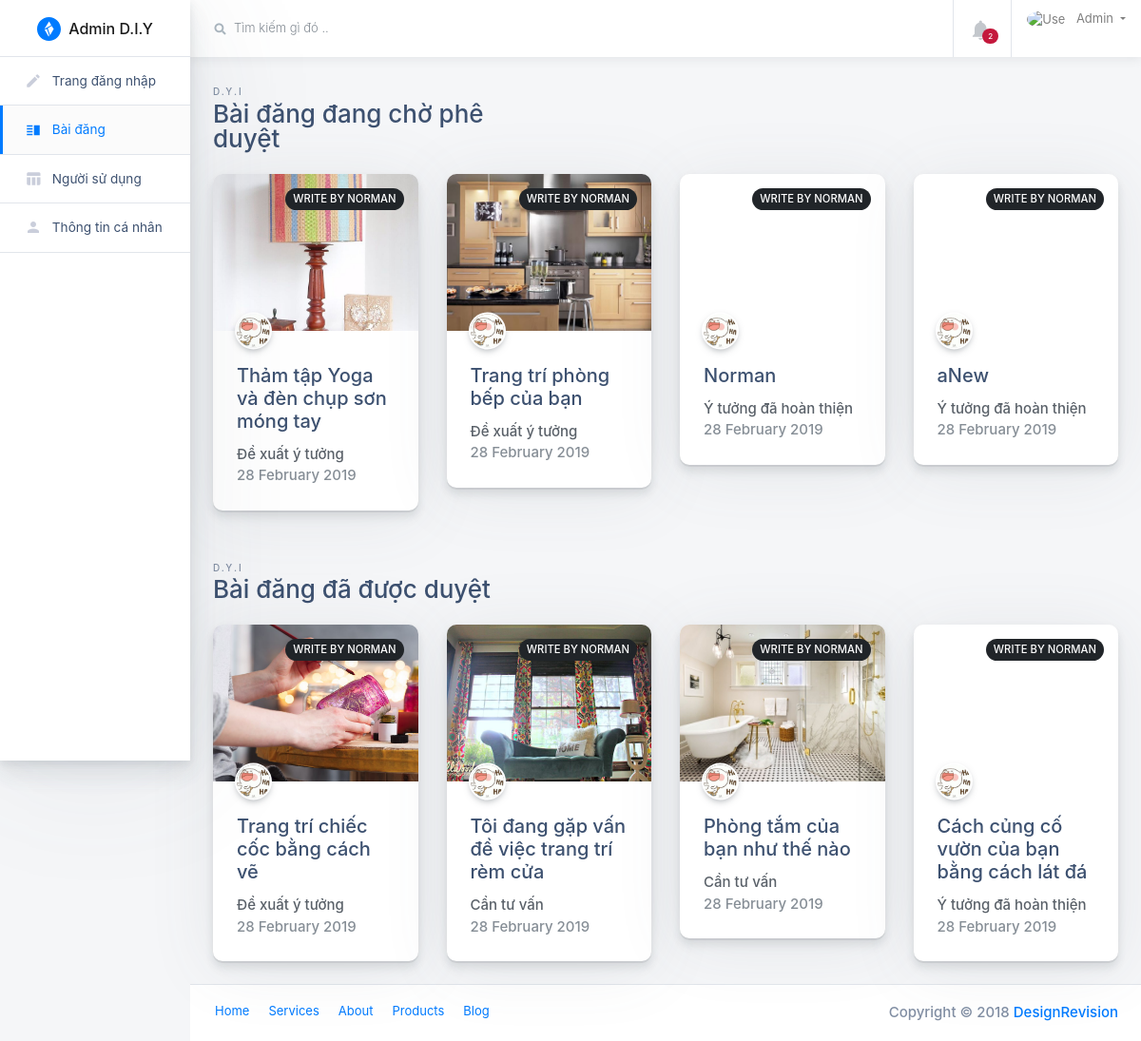
Before: /src/Admin/components-blog-posts.php with the older database file.
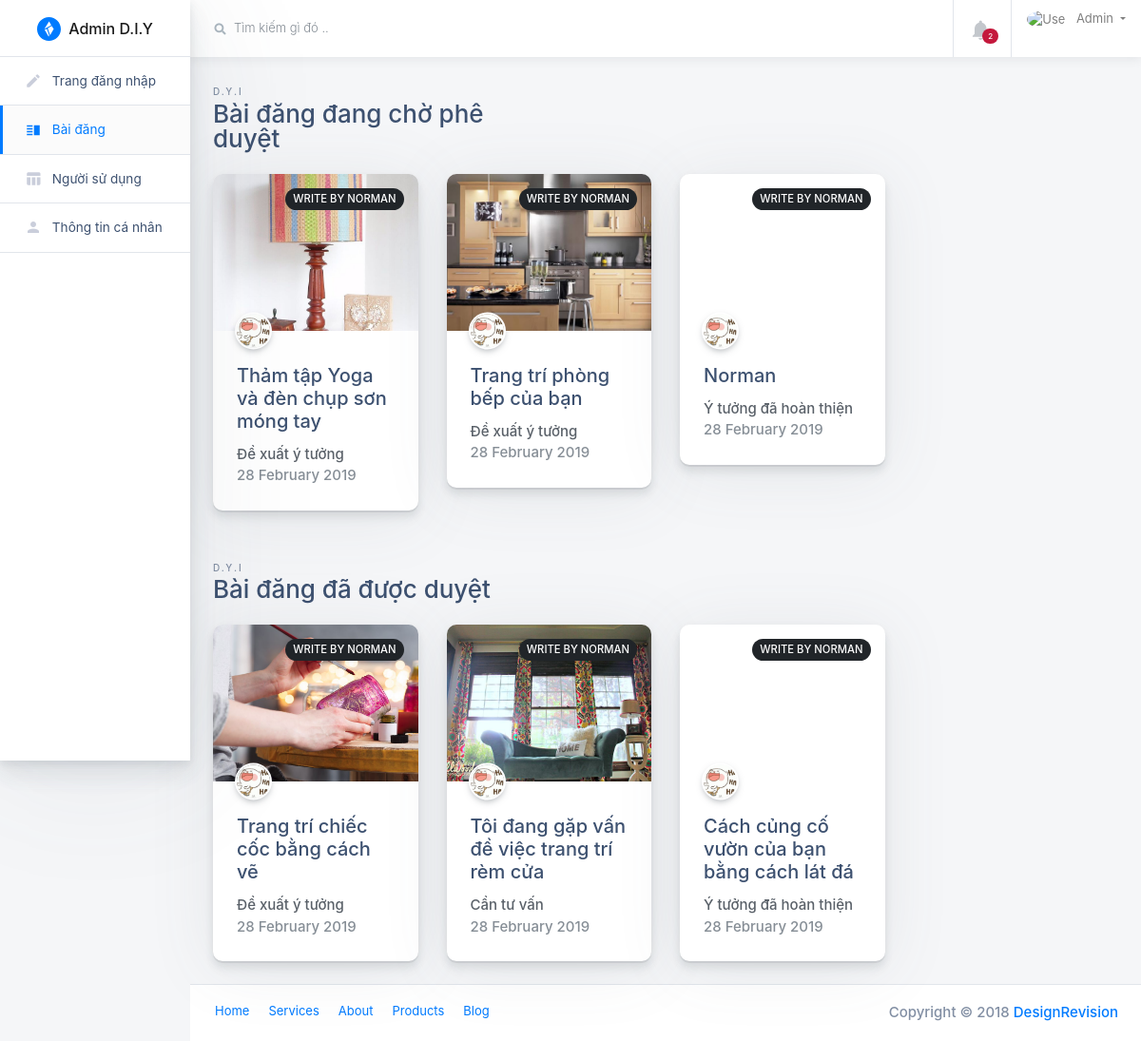
After: the same page with the newer database file.
### tables this page shows
CREATE TABLE `news` (
  `id` int(8) NOT NULL,
  `username` varchar(500) NOT NULL,
  `title` varchar(2000) NOT NULL,
  `category` varchar(200) NOT NULL,
  `status` varchar(2000) NOT NULL,
  `link_image` varchar(200) NOT NULL,
  `allowed` tinyint(1) NOT NULL,
  `content_post` longtext DEFAULT NULL,
  `material` int(8) NOT NULL,
  `cost` varchar(10) DEFAULT NULL,
  `time_do` varchar(200) NOT NULL,
  `chooseLevel` varchar(200) NOT NULL,
  `saved post` tinyint(1) NOT NULL
);

### src/Admin/components-blog-posts.php (the view, shortened to what this page needs)
<?php
include "../../public/php/connect.php";
?>
<!doctype html>
<html class="no-js h-100" lang="en">
<head>
    <link href="https://use.fontawesome.com/releases/v5.0.6/css/all.css" rel="stylesheet">
    <link rel="stylesheet" href="https://stackpath.bootstrapcdn.com/bootstrap/4.1.3/css/bootstrap.min.css"
>
    <link rel="stylesheet" id="main-stylesheet" data-version="1.1.0" href="styles/shards-dashboards.1.1.0.min.css">
    <link rel="stylesheet" href="styles/extras.1.1.0.min.css">
	<link rel="stylesheet" href="button.css">
</head>
<body class="h-100">
<div class="container-fluid">
    <div class="row">
        <aside class="main-sidebar col-12 col-md-3 col-lg-2 px-0">
            <div class="main-navbar">
                <nav class="navbar align-items-stretch navbar-light bg-white flex-md-nowrap border-bottom p-0">
                    <a class="navbar-brand w-100 mr-0" href="#" style="line-height: 25px;">
                        <div class="d-table m-auto">
                            <img id="main-logo" class="d-inline-block align-top mr-1" style="max-width: 25px;"
                                 src="images/shards-dashboards-logo.svg" alt="Shards Dashboard">
                            <span class="d-none d-md-inline ml-1">Admin D.I.Y</span>
                        </div>
                    </a>
                </nav>
            </div>
            <div class="nav-wrapper">
                <ul class="nav flex-column">
                    <li class="nav-item">
                        <a class="nav-link" href="index.html">
                            <i class="material-icons">edit</i>
                            <span>Trang đăng nhập</span>
                        </a>
                    </li>
                    <li class="nav-item">
                        <a class="nav-link active " href="components-blog-posts.php">
                            <i class="material-icons">vertical_split</i>
                            <span>Bài đăng</span>
                        </a>
                    </li>
                    <li class="nav-item">
                        <a class="nav-link " href="tables.php">
                            <i class="material-icons">table_chart</i>
                            <span>Người sử dụng</span>
                        </a>
                    </li>
                    <li class="nav-item">
                        <a class="nav-link " href="user-profile-lite.html">
                            <i class="material-icons">person</i>
                            <span>Thông tin cá nhân</span>
                        </a>
                    </li>
                </ul>
            </div>
        </aside>
        <main class="main-content col-lg-10 col-md-9 col-sm-12 p-0 offset-lg-2 offset-md-3">
            <div class="main-navbar sticky-top bg-white">
                <nav class="navbar align-items-stretch navbar-light flex-md-nowrap p-0">
                    <form action="#" class="main-navbar__search w-100 d-none d-md-flex d-lg-flex">
                        <div class="input-group input-group-seamless ml-3">
                            <div class="input-group-prepend">
                                <div class="input-group-text">
                                    <i class="fas fa-search"></i>
                                </div>
                            </div>
                            <input class="navbar-search form-control" type="text" placeholder="Tìm kiếm gì đó .."
                                   aria-label="Search"></div>
                    </form>
                    <ul class="navbar-nav border-left flex-row ">
                        <li class="nav-item border-right dropdown notifications">
                            <a class="nav-link nav-link-icon text-center" href="#" role="button" id="dropdownMenuLink"
                               data-toggle="dropdown" aria-haspopup="true" aria-expanded="false">
                                <div class="nav-link-icon__wrapper">
                                    <i class="material-icons">&#xE7F4;</i>
                                    <span class="badge badge-pill badge-danger">2</span>
                                </div>
                            </a>
                        </li>
                        <li class="nav-item dropdown">
                            <a class="nav-link dropdown-toggle text-nowrap px-3" data-toggle="dropdown" href="#"
                               role="button" aria-haspopup="true" aria-expanded="false">
                                <img class="user-avatar rounded-circle mr-2" src="../../public/images/picture%20home%20login/icons8-google-home-64.png"
                                     alt="User Avatar">
                                <span class="d-none d-md-inline-block">Admin</span>
                            </a>
                        </li>
                    </ul>
                </nav>
            </div>
            <div class="main-content-container container-fluid px-4">
                <div class="page-header row no-gutters py-4">
                    <div class="col-12 col-sm-4 text-center text-sm-left mb-0">
                        <span class="text-uppercase page-subtitle">D.Y.I</span>
                        <h3 class="page-title">Bài đăng đang chờ phê duyệt</h3>
                    </div>
                </div>
                <div class="row">
                    <?php
                    $sql="SELECT * FROM `news` WHERE `allowed` = '0'";
                    $result = mysqli_query($conn,$sql);
                    while ($data = mysqli_fetch_array($result)){
                        echo '
                        <div class="col-lg-3 col-md-6 col-sm-12 mb-4" >
						<div class="mydivouter">
                        <div class="card card-small card-post card-post--1">
                            <div class="card-post__image"
                                 style="background-image: url(\'../../public/'.$data["link_image"].'")>
                                <a href="#" class="card-post__category badge badge-pill badge-dark">
                                <div>
                                       Write by '.$data["username"].'
                                </div>
                                </a>
                                <div class="card-post__author d-flex">
                                    <a href="#" class="card-post__author-avatar card-post__author-avatar--small"
                                       style="background-image: url(\'../../public/images/picture home login/tenor.gif\');"></a>
                                </div>
                            </div>
                            <div class="card-body">
                                <h5 class="card-title">
                                    <a class="text-fiord-blue" href="../alpha/my_post.php?id='.$data["id"].'">'.$data["title"].'</a>
                                </h5>
                                <div>
                                    '.$data["status"].'
                                </div>
                                <span class="text-muted">28 February 2019</span><br>
								<span><a href="../../public/php/accept_post.php?id='.$data["id"].'"><input type="button" class="mybuttonoverlap1 btn btn-primary" value="Accept"></a></span>
								<span><a href="../../public/php/delete_post.php?id='.$data["id"].'"><input type="button" class="mybuttonoverlap2 btn btn-danger" value="Delete"></a></span>
                            </div>
							</div>
                        </div>
                    </div>
                        ';
                    }
                    ?>
                </div>
                <div class="page-header row no-gutters py-4">
                    <div class="col-12 col-sm-4 text-center text-sm-left mb-0">
                        <span class="text-uppercase page-subtitle">D.Y.I</span>
                        <h3 class="page-title">Bài đăng đã được duyệt</h3>
                    </div>
                </div>
                <div class="row">
                    <?php
                    $sql="SELECT * FROM `news` WHERE `allowed` = '1'";
                    $result = mysqli_query($conn,$sql);
                    while ($data = mysqli_fetch_array($result)){
                        echo '
                        <div class="col-lg-3 col-md-6 col-sm-12 mb-4" >
						<div class="mydivouter">
                        <div class="card card-small card-post card-post--1">
                            <div class="card-post__image"
                                 style="background-image: url(\'../../public/'.$data["link_image"].'")>
                                <a href="#" class="card-post__category badge badge-pill badge-dark">
                                <div>
                                       Write by '.$data["username"].'
                                </div>
                                </a>
                                <div class="card-post__author d-flex">
                                    <a href="#" class="card-post__author-avatar card-post__author-avatar--small"
                                       style="background-image: url(\'../../public/images/picture home login/tenor.gif\');"></a>
                                </div>
                            </div>
                            <div class="card-body">
                                <h5 class="card-title">
                                    <a class="text-fiord-blue" href="../alpha/my_post.php?id='.$data["id"].'">'.$data["title"].'</a>
                                </h5>
                                <div>
                                    '.$data["status"].'
                                </div>
                                <span class="text-muted">28 February 2019</span><br>
								<span><a href="../../public/php/delete_post.php?id='.$data["id"].'"><input type="button" class="mybuttonoverlap3 btn btn-danger" value="Delete"></a></span>
                            </div>
							</div>
                        </div>
                    </div>
                        ';
                    }
                    ?>
                </div>
            </div>
            <footer class="main-footer d-flex p-2 px-3 bg-white border-top">
                <ul class="nav">
                    <li class="nav-item">
                        <a class="nav-link" href="#">Home</a>
                    </li>
                    <li class="nav-item">
                        <a class="nav-link" href="#">Services</a>
                    </li>
                    <li class="nav-item">
                        <a class="nav-link" href="#">About</a>
                    </li>
                    <li class="nav-item">
                        <a class="nav-link" href="#">Products</a>
                    </li>
                    <li class="nav-item">
                        <a class="nav-link" href="#">Blog</a>
                    </li>
                </ul>
                <span class="copyright ml-auto my-auto mr-2">Copyright © 2018
              <a href="https://designrevision.com" rel="nofollow">DesignRevision</a>
            </span>
            </footer>
        </main>
    </div>
</div>
</body>
</html>

### src/Admin/button.css (style rules this page uses)
.mydivouter { position: relative; }

Changed rows visible on the page:
removed news: username "NORMAN", title "aNew", status "Ý tưởng đã hoàn thiện", shown under "Bài đăng đang chờ phê duyệt"
removed news: link_image (picture), username "NORMAN", title "Phòng tắm của bạn như thế nào", status "Cần tư vấn", shown under "Bài đăng đã được duyệt"
